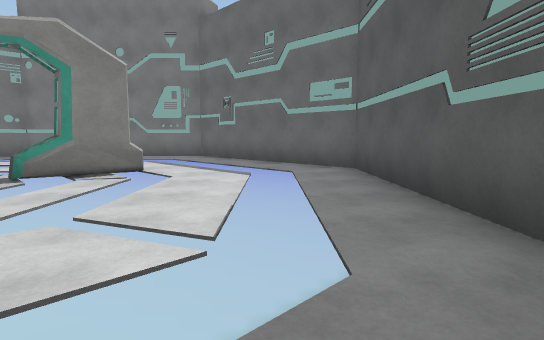
view 1 (above)

24 first-person views from a walk through a 3-D level made in the Unity game engine. The camera is 1.2 m above the floor, tilts 6° down and sees 80° across. The floor is counted in squares, 2 m on a side. Each view is taken from the middle of a square. On the plan, view 1 faces up. The plan holds only what a view shows up to about 10 squares ahead; the rest is blank. The place goes on beyond the plan. The player character is not drawn. Some surface patterns are stand-ins.

view 2
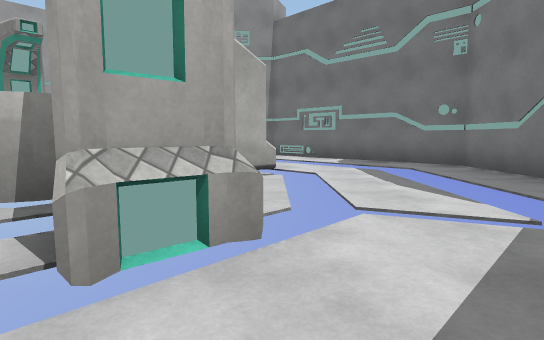

view 3
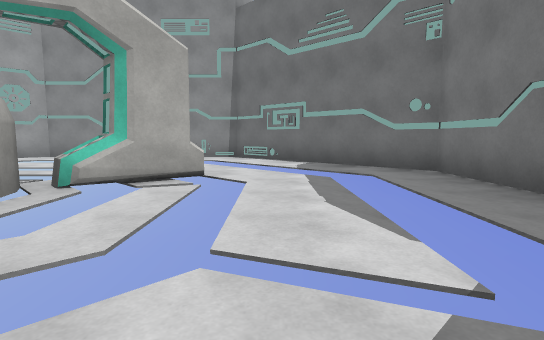

view 4
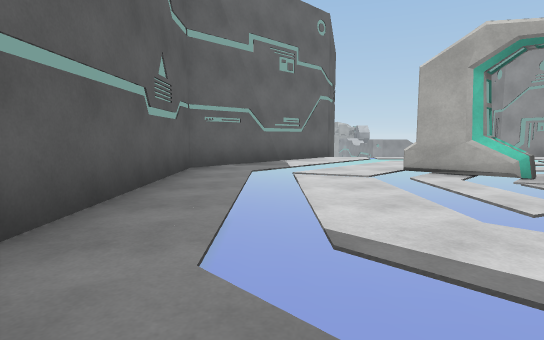

view 5
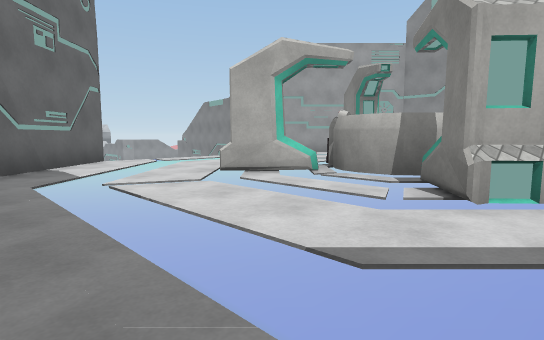

view 6
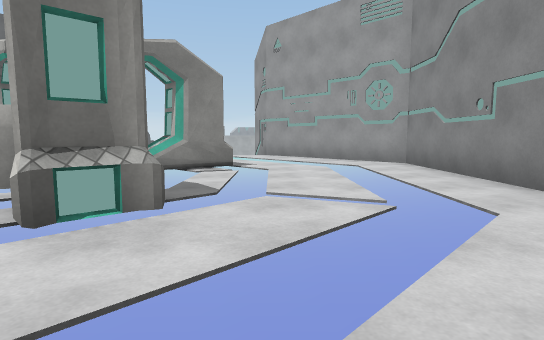

view 7
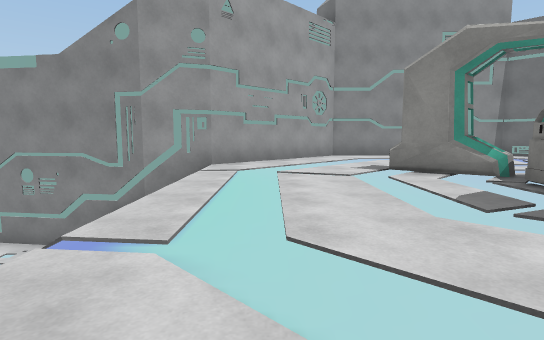

view 8
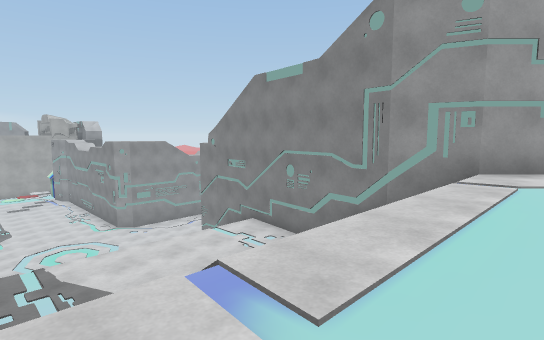

view 9
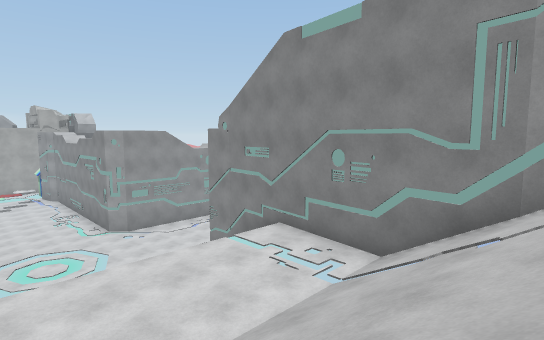

view 10
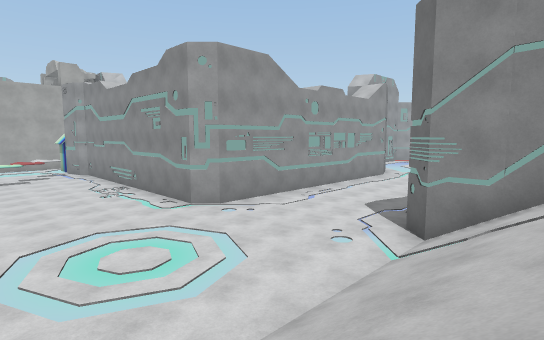

view 11
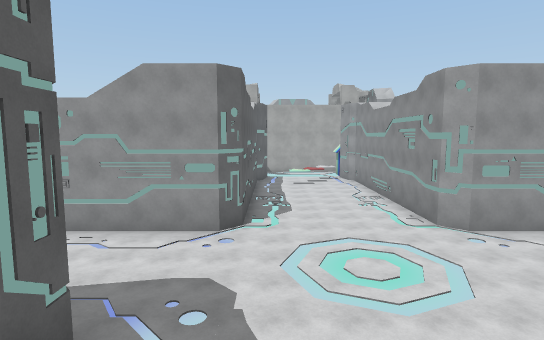

view 12
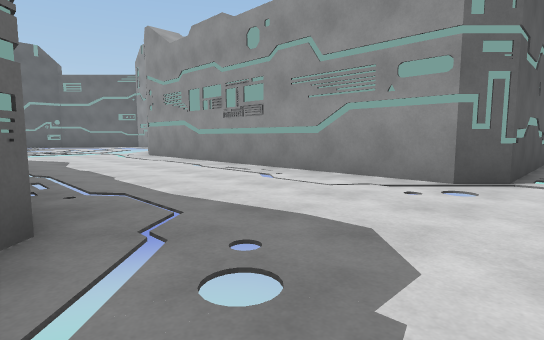

view 13
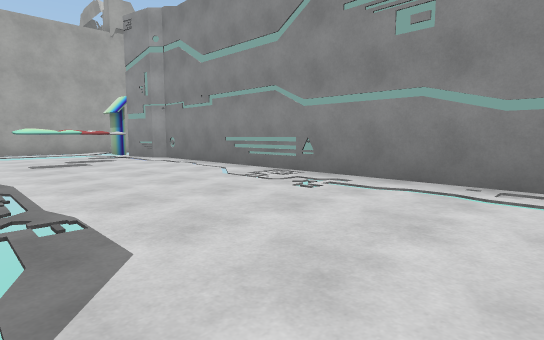

view 14
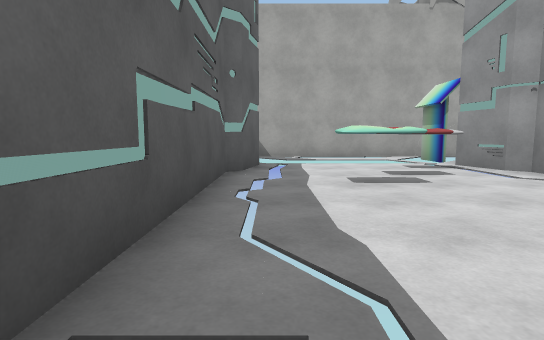

view 15
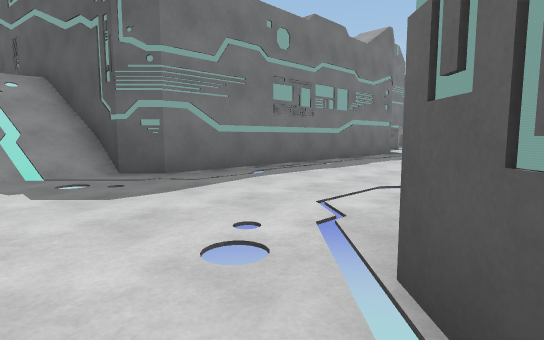

view 16
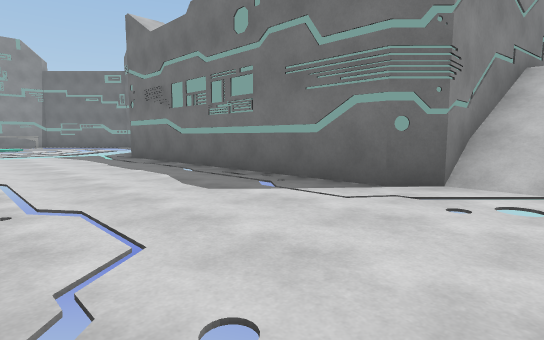

view 17
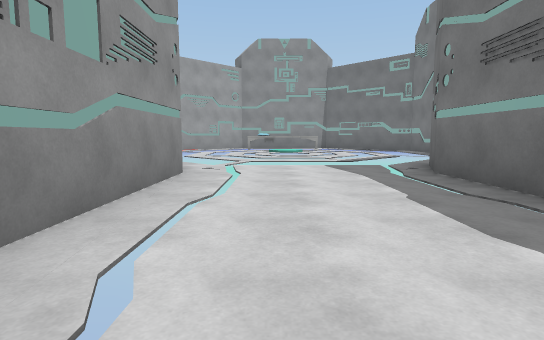

view 18
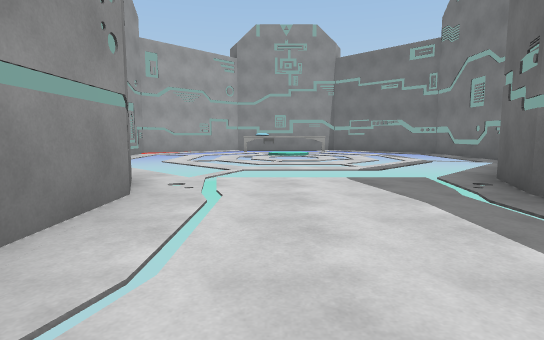

view 19
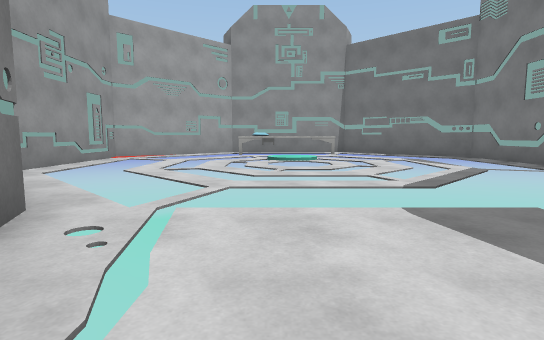

view 20
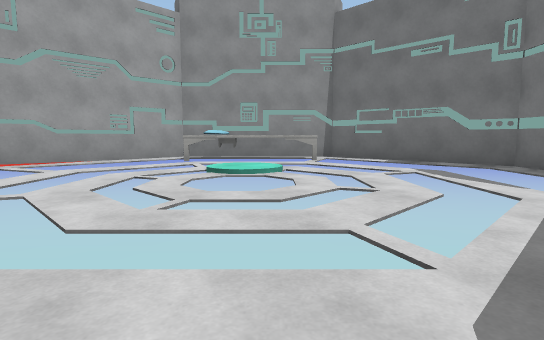

view 21
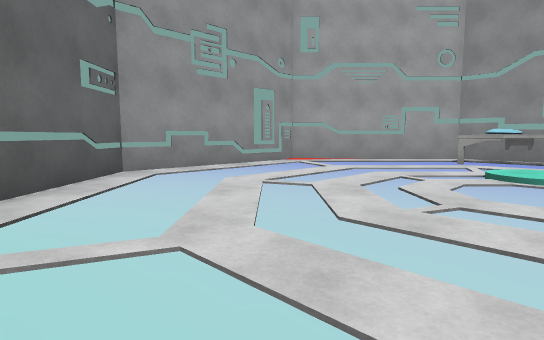

view 22
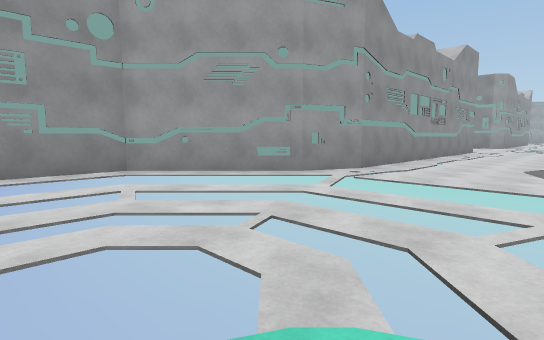

view 23
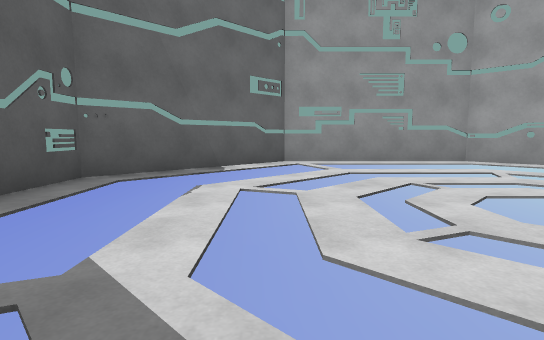

view 24
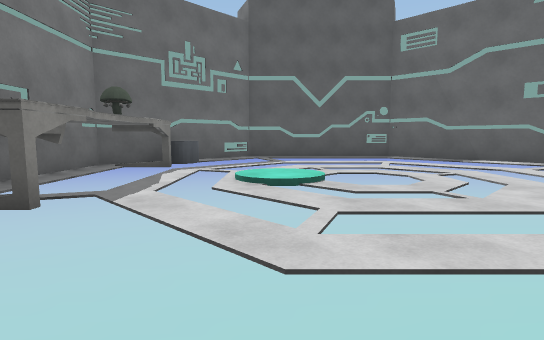

### Floor plan
Key: @ floor where view 1 was taken; # wall or solid block; . main floor; : floor 3.5 m higher than the main floor; + floor 7 m higher than the main floor; / step, stairs or slope; ^ raised ledge; O other object.
Columns run from 27 left of view 1 to 18 right of it. Each row starts with its distance up from view 1.
 10                    #^^^^^##
  9                   ##++++++##
  8                  ##++++++++##
  7                 ##++++++++++##
  6                 #++++#+++++++#
  5                 #+++##++#++++#
  4                 #++++# #+++++#
  3                 #+++++  +++++#
  2                 #+++###+#++++#
  1                 #+++++++#++++#
  0                 ^#+++++++++@##
 -1                  ##++++++++##
 -2                   ##++++++##
 -3                    #/////##
 -4                    #//// #
 -5                    #///  ##
 -6                    #::::::#
 -7                    #::::::#
 -8   #####            #//////#            ####
 -9  ##.....          ##//////#            # ###
-10 ##.......         #///////#          .#######
-11 #.........#########./..../######### ........##
-12 #^.....................................//....#
-13 #^...........................................#
-14 #O...........................................#
-15 #O...........................................#
-16 #.........###########....###########........##
-17 ##.......##         #....#         ##......##
-18  ##.....##          #....#          ##....##
-19   #######           #....#           ######
-20                     #....#
-21                     #....#
-22                     #....#
-23                     #.OO.#
-24                     #.O..#
-25                     #O...#
-26                     #....#
-27                     O....
-28                    ######

Where each view was taken, in squares from view 1:
view 1: 0 up, 0 right, facing up
view 2: 6 up, 1 left, facing left
view 3: 7 up, 2 left, facing left
view 4: 7 up, 0 right, facing down
view 5: 6 up, 1 right, facing down-left
view 6: 8 up, 8 left, facing down
view 7: 1 down, 1 left, facing left
view 8: 1 down, 2 left, facing down-left
view 9: 3 down, 3 left, facing down-left
view 10: 9 down, 3 left, facing down-left
view 11: 8 down, 3 left, facing down
view 12: 11 down, 3 left, facing down-right
view 13: 16 down, 3 left, facing down-left
view 14: 19 down, 3 left, facing down
view 15: 16 down, 3 left, facing up-right
view 16: 15 down, 7 left, facing up-left
view 17: 14 down, 11 left, facing left
view 18: 14 down, 13 left, facing left
view 19: 14 down, 15 left, facing left
view 20: 13 down, 18 left, facing left
view 21: 13 down, 18 left, facing down-left
view 22: 12 down, 13 right, facing down-left
view 23: 11 down, 15 right, facing down
view 24: 12 down, 8 right, facing right
